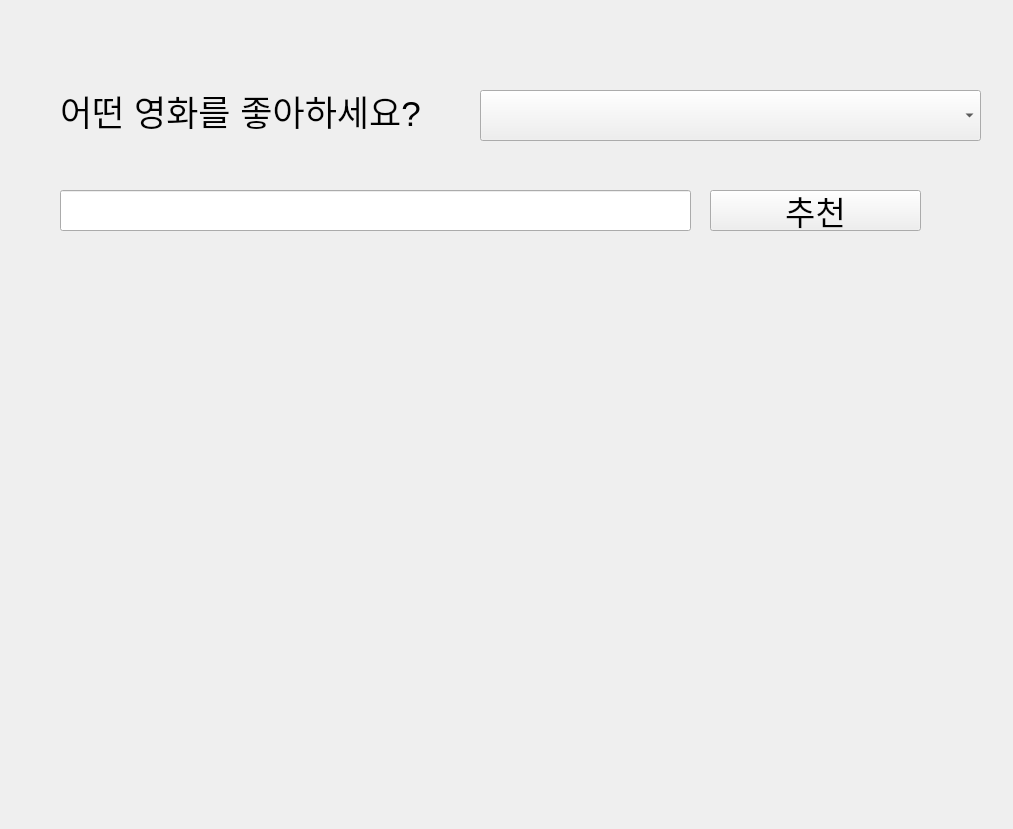
<?xml version="1.0" encoding="UTF-8"?>
<ui version="4.0">
 <class>Form</class>
 <widget class="QWidget" name="Form">
  <property name="geometry">
   <rect>
    <x>0</x>
    <y>0</y>
    <width>1013</width>
    <height>829</height>
   </rect>
  </property>
  <property name="windowTitle">
   <string>Form</string>
  </property>
  <widget class="QLabel" name="label">
   <property name="geometry">
    <rect>
     <x>60</x>
     <y>90</y>
     <width>431</width>
     <height>41</height>
    </rect>
   </property>
   <property name="font">
    <font>
     <pointsize>26</pointsize>
    </font>
   </property>
   <property name="text">
    <string>어떤 영화를 좋아하세요?</string>
   </property>
  </widget>
  <widget class="QComboBox" name="comboBox">
   <property name="geometry">
    <rect>
     <x>480</x>
     <y>90</y>
     <width>501</width>
     <height>51</height>
    </rect>
   </property>
   <property name="font">
    <font>
     <pointsize>25</pointsize>
     <weight>75</weight>
     <bold>true</bold>
    </font>
   </property>
  </widget>
  <widget class="QLineEdit" name="le_keyword">
   <property name="geometry">
    <rect>
     <x>60</x>
     <y>190</y>
     <width>631</width>
     <height>41</height>
    </rect>
   </property>
   <property name="font">
    <font>
     <pointsize>23</pointsize>
    </font>
   </property>
  </widget>
  <widget class="QPushButton" name="btn_recommendation">
   <property name="geometry">
    <rect>
     <x>710</x>
     <y>190</y>
     <width>211</width>
     <height>41</height>
    </rect>
   </property>
   <property name="font">
    <font>
     <pointsize>25</pointsize>
    </font>
   </property>
   <property name="text">
    <string>추천</string>
   </property>
  </widget>
  <widget class="QLabel" name="lbl_recommendation">
   <property name="geometry">
    <rect>
     <x>70</x>
     <y>280</y>
     <width>901</width>
     <height>521</height>
    </rect>
   </property>
   <property name="font">
    <font>
     <pointsize>25</pointsize>
    </font>
   </property>
   <property name="text">
    <string/>
   </property>
   <property name="alignment">
    <set>Qt::AlignCenter</set>
   </property>
  </widget>
 </widget>
 <resources/>
 <connections/>
</ui>
